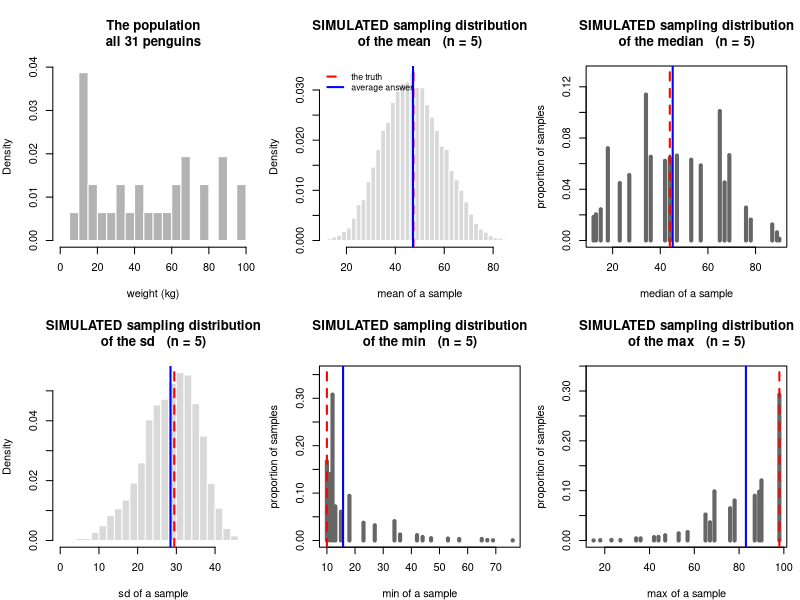

The R source for this figure:
# The same 31 penguins, the same samples of 5 -- but now we calculate five
# different statistics on every sample, not just the mean.
#
# Every one of them has a sampling distribution.  There is nothing special
# about the mean in that respect.  What IS special about the mean is the SHAPE
# it comes out with, and where it sits.  The other four are the control group
# that shows you this has to be earned, not assumed:
#
#   - the mean lands on the truth, and is bell shaped
#   - the median nearly lands on the truth, but not quite, and it is both
#     lumpier and WIDER than the mean -- a noisier answer to the same question
#   - the sd runs low
#   - the min runs high and the max runs low, both badly, and neither is
#     remotely symmetric
#
# Of the five, only the mean is centred on the truth.
#
# Run PenguinMean.R first; this is the same machinery with a wider net.


population <- c(12, 34, 69, 36, 13, 47, 98, 12, 18, 87, 65,
                42, 98, 76, 34, 18, 10, 89, 90, 78, 65, 53,
                27, 57, 69, 23, 44, 12, 67, 11, 15)

n <- 5              # how many penguins we catch in one sample
repeats <- 10000    # how many times we repeat the whole exercise

# 0 = catch 5 different penguins.  This is what you would actually do, and
#     there really are only 31 birds out there.
# 1 = throw each penguin back before catching the next one.
with_replacement <- 0

N <- length(population)

# ----------------------------------------------------------------------
# The statistics.  A statistic is any recipe that turns a sample into one
# number, so we may as well keep the recipes in a list and apply them all to
# the same sample.  Add your own here and everything below follows along.
# ----------------------------------------------------------------------
statistics <- list(mean = mean, median = median, sd = sd, min = min, max = max)

# The truth: the same recipe applied to all 31 penguins.  Using the identical
# function for both is the point -- it is the SAMPLE that is partial, not the
# recipe that is different.
pop_values <- sapply(statistics, function(f) f(population))

# ----------------------------------------------------------------------
# One loop, five answers per pass.  Each row of the matrix is one imaginary
# research group: they caught 5 penguins and reported all five numbers.
# ----------------------------------------------------------------------
results <- matrix(NA, nrow = repeats, ncol = length(statistics))
colnames(results) <- names(statistics)

for (i in 1:repeats)
{
  a_sample <- sample(population, size = n, replace = with_replacement == 1)
  for (s in 1:length(statistics))
  {
    results[i, s] <- statistics[[s]](a_sample)
  }
}

# ----------------------------------------------------------------------
# Where did each sampling distribution end up?
#
# "Off by" is the gap between the truth and the average answer.  If a
# statistic were going to give you the right answer on average, this column
# would be zero.  Two of them are, three of them are not.
# ----------------------------------------------------------------------
cat("Samples of n =", n, "from", N, "penguins,", repeats, "repeats\n\n")
cat(sprintf("%-8s %12s %12s %10s %10s\n",
            "", "population", "average of", "off by", "spread of"))
cat(sprintf("%-8s %12s %12s %10s %10s\n",
            "statistic", "value", "the answers", "", "the answers"))

for (s in names(statistics))
{
  cat(sprintf("%-8s %12.2f %12.2f %10.2f %10.2f\n",
              s, pop_values[s], mean(results[, s]),
              mean(results[, s]) - pop_values[s], sd(results[, s])))
}

cat("\nOnly the mean is centred on the truth.  The other four are off, and more\n")
cat("repeats will not fix it -- it is the statistic doing this, not bad luck:\n\n")
cat("  min     A sample of 5 can never find a penguin lighter than the\n")
cat("          lightest one there is, but it very easily misses it.  It can\n")
cat("          only err upwards, so it runs high.\n")
cat("  max     The same argument upside down.  It runs low.\n")
cat("  sd      Five penguins rarely include both extremes, so they look more\n")
cat("          alike than the colony really is.\n")
cat("  median  Nearly right, but only nearly.  Note its spread: asking the\n")
cat("          same question with a median instead of a mean gives a noisier\n")
cat("          answer here, not a safer one.\n")

# ----------------------------------------------------------------------
# Six panels: the penguins themselves, then what each statistic does.
#
# The red line is the truth.  Watch which histograms straddle it and which
# sit to one side of it.
# ----------------------------------------------------------------------
par(mfrow = c(2, 3), mar = c(4, 4, 5, 1))

hist(population, breaks = seq(0, 100, by = 5), freq = FALSE,
     col = "grey70", border = "white", xlab = "weight (kg)",
     main = paste0("The population\nall ", N, " penguins"))

for (s in names(statistics))
{
  values <- results[, s]
  distinct <- sort(unique(values))
  # "Simulated", because we got these by brute force: catch 5, write the
  # number down, repeat.  Later we work some of these out on paper instead,
  # and the two had better agree.
  title <- paste0("SIMULATED sampling distribution\nof the ", s,
                  "   (n = ", n, ")")

  if (length(distinct) <= 40)
  {
    # The min, max and median of 5 penguins can only ever BE one of those 5
    # weights, so these statistics do not take a continuous range of values --
    # they can land on about two dozen numbers and nowhere else.
    #
    # A histogram is the wrong picture for that.  The weights are not evenly
    # spaced (10, 11, 12, 13, 15, 18, 23, ...), so a bar per value would give
    # bars of different widths, and with freq = FALSE the heights get divided
    # by those widths -- making a wide bar look short for no reason.  One
    # spike per attainable value, whose height is simply the proportion of
    # samples that landed there, says it without distorting anything.
    proportion <- as.numeric(table(values)) / length(values)
    plot(distinct, proportion, type = "h", lwd = 4, col = "grey40",
         xlab = paste(s, "of a sample"), ylab = "proportion of samples",
         ylim = c(0, max(proportion) * 1.15), main = title)
    points(distinct, proportion, pch = 19, cex = 0.5, col = "grey40")
  } else {
    # The mean and the sd average things out, so they land anywhere.
    hist(values, breaks = 30, freq = FALSE, col = "grey85", border = "white",
         xlab = paste(s, "of a sample"), main = title)
  }
  abline(v = pop_values[s], col = "red", lwd = 2, lty = 2)
  abline(v = mean(values), col = "blue", lwd = 2)

  if (s == names(statistics)[1])
  {
    legend("topleft", legend = c("the truth", "average answer"),
           col = c("red", "blue"), lwd = 2, lty = c(2, 1), bty = "n", cex = 0.8)
  }
}

cat("\nRed dashed = the truth.  Blue solid = the average answer.\n")
cat("Where the two lines come apart, the statistic is misleading you.\n")
